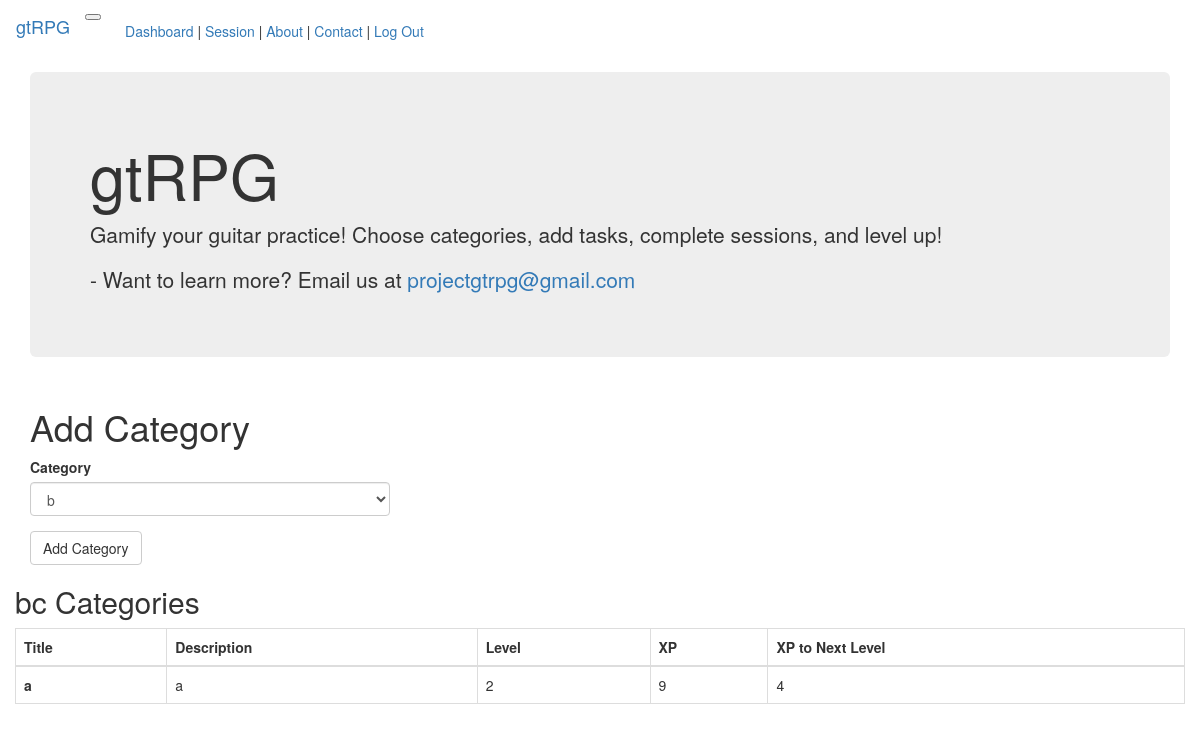
Before: /user/bc/add_category (signed in) with the older database file.
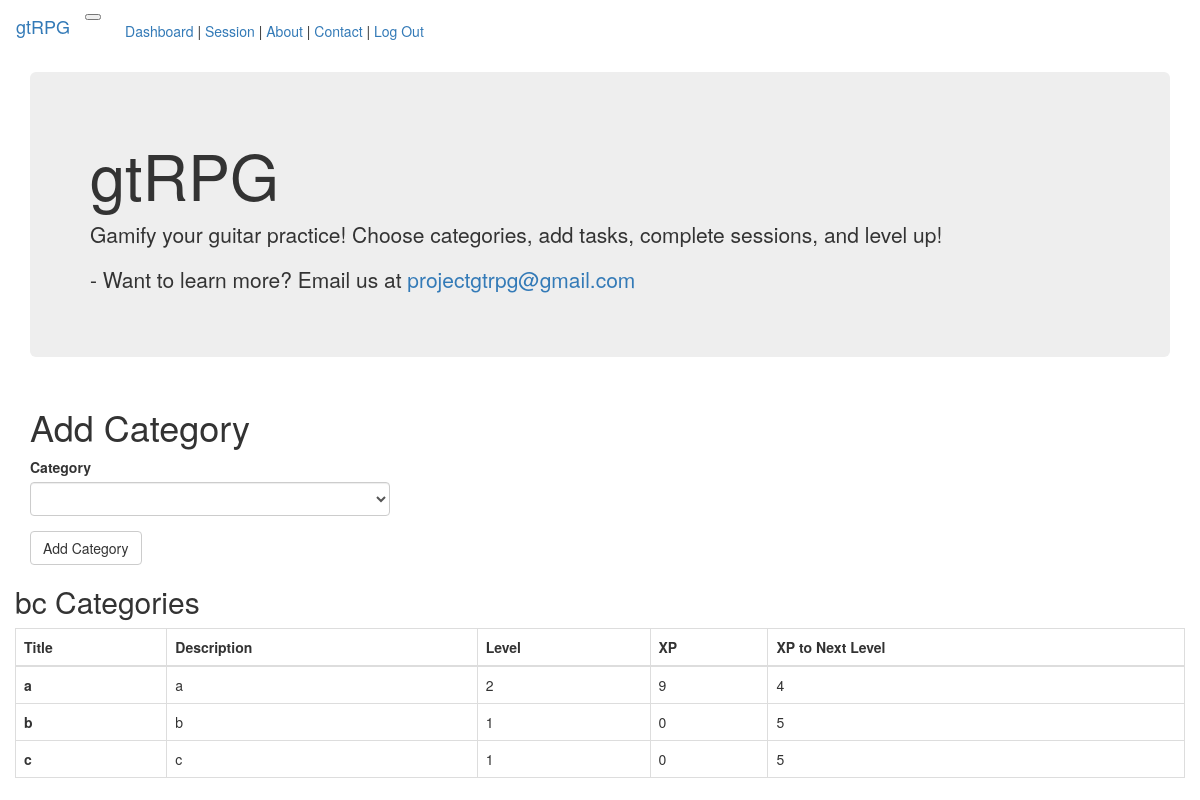
After: the same page with the newer database file.
### app/models.py (models this page shows, shortened)
class UserCategory(db.Model):
    user_id = db.Column('user_id', db.Integer, db.ForeignKey('user.id'), primary_key=True)
    category_id = db.Column('category_id', db.Integer, db.ForeignKey('category.id'), primary_key=True)
    level = db.Column('user_category_level', db.Integer, default=1, index=True)
    xp = db.Column('user_category_xp', db.Integer, default=0, index=True)
    level_up_xp_modifier = db.Column(db.Integer, default=5)
    xp_to_next_level = db.Column(db.Integer, default=5)
    xp_to_next_level_constant = db.Column(db.Float, default=5.0)

class Category(db.Model):
    id = db.Column(db.Integer, primary_key=True)
    title = db.Column(db.String(100), unique=True, nullable=False)
    description = db.Column(db.String(200))
    timestamp = db.Column(db.DateTime, index=True, default=datetime.utcnow)
    tasks = db.relationship('Task', backref='category', lazy=True)

### app/main/routes.py (the view, shortened to what this page needs)
@bp.route('/user/<username>/add_category', methods=['GET', 'POST'])
@login_required
def add_user_category(username):
    user = User.query.filter_by(username=username).first_or_404()
    duser = get_dumped_user(user)
    user_cat_id_list = []
    for user_cat in user.user_category:
        user_cat_id_list.append(user_cat.category_id)
    cat_user_cat_result = (db.session.query(UserCategory, Category)
                   .filter(UserCategory.user_id == user.id)
                   .filter(Category.id == UserCategory.category_id)
                   .all())
    add_user_category_form = AddUserCategoryForm()
    non_user_cats = Category.query.filter(Category.id.notin_(user_cat_id_list)).all()
    add_user_category_form.category_id.choices = [(cat.id, cat.title) for cat in non_user_cats]
    return render_template('add_user_category.html', title="Add Category | gtRPG", user=user, add_user_category_form=add_user_category_form,
                            cat_user_cat_result=cat_user_cat_result)

### app/main/forms.py (shortened to what this page needs)
class AddUserCategoryForm(FlaskForm):
    category_id = SelectField(u'Category', coerce=int)
    add_user_category_submit = SubmitField('Add Category')

### app/main/routes.py (called while the page is built)
@bp.before_request
def before_request():
    if current_user.is_authenticated:
        current_user.last_seen = datetime.utcnow()
        db.session.commit()

def get_dumped_user(user):
    dumped_user = USER_SCHEMA.dump(user)
    return dumped_user

### app/models.py (called while the page is built)
@login.user_loader
def load_user(id):
    return User.query.get(int(id))

### app/templates/add_user_category.html
{% extends "base.html" %}
{% import 'bootstrap/wtf.html' as wtf %}
{% block app_content %}
    <div class="row">
        <div class="col-md-4">
            <h1>Add Category</h1>
            {{ wtf.quick_form(add_user_category_form) }}
        </div>
    </div>
    <div class="row" id ="userCategoriesTable">
        <div class="col">
            <h2>{{current_user.username}} Categories</h2>
            {% if (cat_user_cat_result is defined) and cat_user_cat_result %}
            <table class="table table-dark table-bordered table-hover">
                <thead class="thead-dark">
                    <tr>
                        <th scope="col">Title</th>
                        <th scope="col">Description</th>
                        <th scope="col">Level</th>
                        <th scope="col">XP</th>
                        <th scope="col">XP to Next Level</th>
                    </tr>
                </thead>
                <tbody>
                    {% for result in cat_user_cat_result %}
                        <tr>
                            <th scope="row">{{result[1].title}}</th>
                            <td>{{result[1].description}}</td>
                            <td>{{result[0].level}}</td>
                            <td>{{result[0].xp}}</td>
                            <td>{{result[0].xp_to_next_level}}</td>
                        </tr>
                    {% endfor %}
                </tbody>
            </table>
            {% else %}
            <h4><i>No categories added</i></h4>
            {% endif %}
        </div>
    </div>
{% endblock %}

Changed rows visible on the page:
added UserCategory: title "b", description "b", user_category_level "1", user_category_xp "0", xp_to_next_level "5"
added UserCategory: title "c", description "c", user_category_level "1", user_category_xp "0", xp_to_next_level "5"
Other visible differences:
form field category_id: "b" → (not shown)
